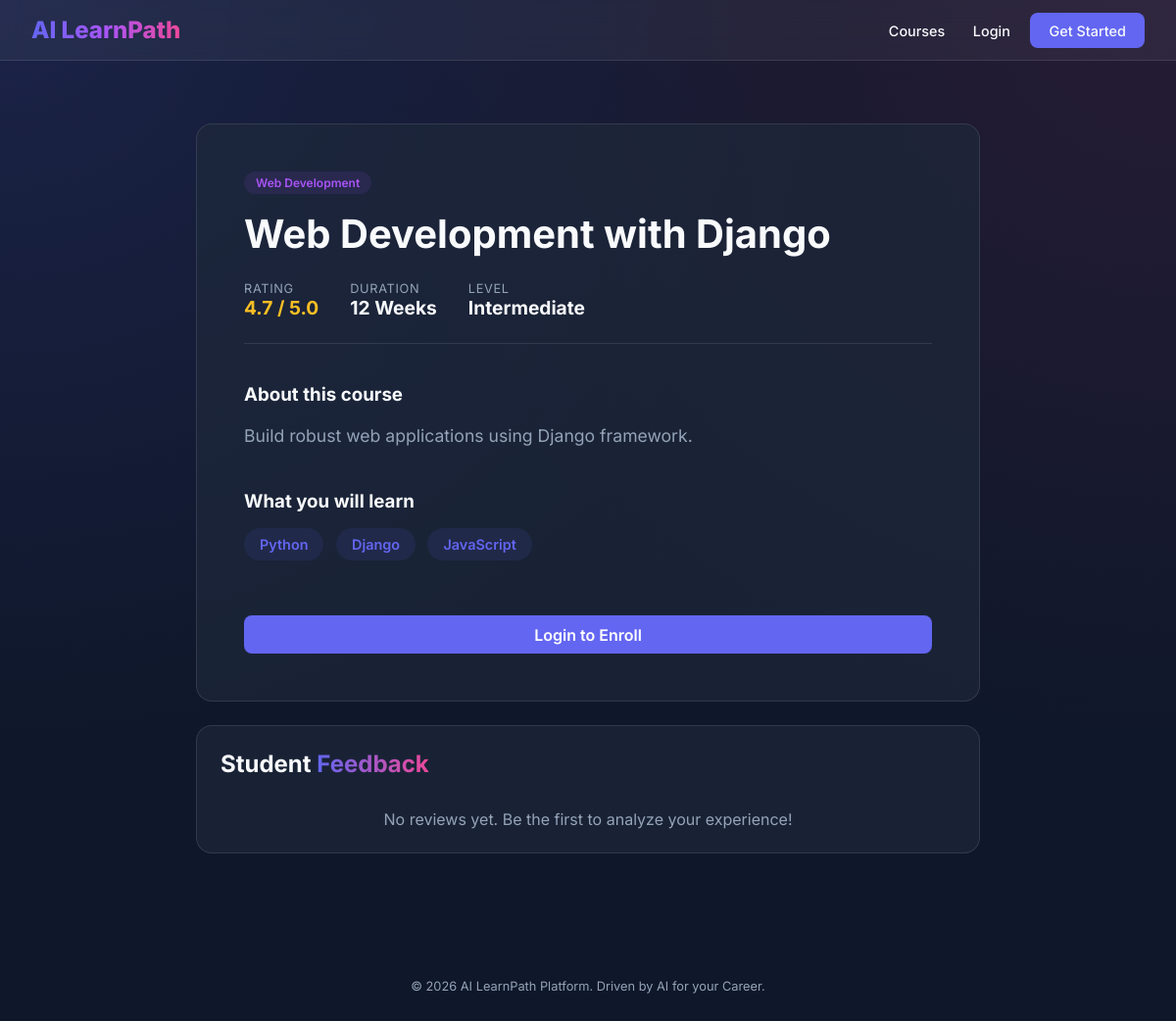
The app's page /course/3/ with its own data.
### core/models.py (models this page shows, shortened)
class Course(models.Model):
    title = models.CharField(max_length=200)
    description = models.TextField()
    category = models.CharField(max_length=100)
    skills_taught = models.ManyToManyField(Skill, related_name="courses")
    popularity_score = models.FloatField(default=0.0)
    image_url = models.CharField(max_length=500, blank=True, null=True)

class Skill(models.Model):
    name = models.CharField(max_length=100, unique=True)

### core/views.py (the view, shortened to what this page needs)
# urls.py: path('course/<int:pk>/', core_views.course_detail, name='course_detail'),
def course_detail(request, pk):
    course = get_object_or_404(Course, pk=pk)
    is_enrolled = False
    if request.user.is_authenticated:
        is_enrolled = Enrollment.objects.filter(student=request.user.studentprofile, course=course).exists()
    reviews = course.reviews.all().order_by('-created_at')
    return render(request, 'core/course_detail.html', {'course': course, 'is_enrolled': is_enrolled, 'reviews': reviews})

### templates/core/course_detail.html (shortened to what this page needs)
{% extends 'base.html' %}
{% block content %}
<div style="max-width: 800px; margin: 4rem auto;">
    <div class="card" style="padding: 3rem;">
        <span class="tag" style="background: rgba(168, 85, 247, 0.1); color: #a855f7; margin-bottom: 1rem;">{{ course.category }}</span>
        <h1 style="font-size: 2.5rem; margin-bottom: 1.5rem;">{{ course.title }}</h1>
        <div style="display: flex; gap: 2rem; margin-bottom: 2.5rem; border-bottom: 1px solid var(--glass-border); padding-bottom: 1.5rem;">
            <div>
                <div class="stat-label">Rating</div>
                <div style="color: #fbbf24; font-weight: 700; font-size: 1.2rem;">{{ course.popularity_score }} / 5.0</div>
            </div>
            <div>
                <div class="stat-label">Duration</div>
                <div style="font-weight: 700; font-size: 1.2rem;">12 Weeks</div>
            </div>
            <div>
                <div class="stat-label">Level</div>
                <div style="font-weight: 700; font-size: 1.2rem;">Intermediate</div>
            </div>
        </div>
        <h3 style="margin-bottom: 1rem;">About this course</h3>
        <p style="color: var(--text-muted); line-height: 1.7; font-size: 1.1rem; margin-bottom: 2.5rem;">
            {{ course.description }}
        </p>
        <h3 style="margin-bottom: 1rem;">What you will learn</h3>
        <div style="margin-bottom: 3rem;">
            {% for skill in course.skills_taught.all %}
                <span class="tag" style="font-size: 0.9rem; padding: 0.5rem 1rem;">{{ skill.name }}</span>
            {% endfor %}
        </div>
        {% if user.is_authenticated %}
            {% if is_enrolled %}
                <button class="btn-primary" style="width: 100%; opacity: 0.7; cursor: not-allowed;" disabled>Already Enrolled</button>
            {% else %}
                <a href="{% url 'enroll_course' course.id %}" class="btn-primary" style="width: 100%; display: block; text-align: center; text-decoration: none;">Enroll Now</a>
            {% endif %}
        {% else %}
            <a href="{% url 'login' %}" class="btn-primary" style="width: 100%; display: block; text-align: center; text-decoration: none;">Login to Enroll</a>
        {% endif %}
    </div>
    <div class="card">
        <h2 style="margin-bottom: 2rem;">Student <span class="gradient-text">Feedback</span></h2>
        <div class="reviews">
            {% for review in reviews %}
            <div style="margin-bottom: 2rem; padding: 1rem; background: rgba(255,255,255,0.03); border-radius: 0.5rem;">
                <div style="display: flex; justify-content: space-between; align-items: center; margin-bottom: 0.5rem;">
                    <strong>{{ review.student.user.username }}</strong>
                    <div>
                        <span class="tag" style="background:
                            {% if review.sentiment == 'Positive' %}rgba(34, 197, 94, 0.1){% elif review.sentiment == 'Negative' %}rgba(239, 68, 68, 0.1){% else %}rgba(148, 163, 184, 0.1){% endif %};
                            color: {% if review.sentiment == 'Positive' %}#22c55e{% elif review.sentiment == 'Negative' %}#ef4444{% else %}#94a3b8{% endif %};">
                            AI Sentiment: {{ review.sentiment }}
                        </span>
                        <span style="color: #fbbf24; font-weight: 700; margin-left: 1rem;">{{ review.rating }} ★</span>
                    </div>
                </div>
                <p style="color: var(--text-muted); font-size: 0.95rem;">{{ review.comment }}</p>
                <small style="color: rgba(255,255,255,0.2); font-size: 0.75rem;">{{ review.created_at|date:"M d, Y" }}</small>
            </div>
            {% empty %}
                <p style="color: var(--text-muted); text-align: center;">No reviews yet. Be the first to analyze your experience!</p>
            {% endfor %}
        </div>
    </div>
</div>
{% endblock %}

### static/css/style.css (style rules this page uses)
:root { --primary-color: #6366f1; --primary-hover: #4f46e5; --secondary-color: #ec4899; --bg-dark: #0f172a; --bg-card: rgba(30, 41, 59, 0.7); --text-main: #f8fafc; --text-muted: #94a3b8; --glass-border: rgba(255, 255, 255, 0.1); --glass-bg: rgba(255, 255, 255, 0.05); }
* { margin: 0; padding: 0; box-sizing: border-box; font-family: 'Inter', system-ui, -apple-system, sans-serif; }
body { background: var(--bg-dark); color: var(--text-main); min-height: 100vh; background-image: radial-gradient(at 0% 0%, rgba(99, 102, 241, 0.15) 0px, transparent 50%), radial-gradient(at 100% 0%, rgba(236, 72, 153, 0.1) 0px, transparent 50%); }
.btn-primary { background: var(--primary-color); color: white; padding: 0.6rem 1.2rem; border-radius: 0.5rem; border: none; font-weight: 600; cursor: pointer; transition: transform 0.2s, background 0.2s; }
.card { background: var(--bg-card); backdrop-filter: blur(8px); border: 1px solid var(--glass-border); border-radius: 1rem; padding: 1.5rem; margin-bottom: 1.5rem; transition: transform 0.3s ease; }
.tag { display: inline-block; padding: 0.25rem 0.75rem; border-radius: 9999px; background: rgba(99, 102, 241, 0.1); color: var(--primary-color); font-size: 0.75rem; font-weight: 600; margin-right: 0.5rem; margin-bottom: 0.5rem; }
.stat-label { font-size: 0.8rem; color: var(--text-muted); text-transform: uppercase; letter-spacing: 0.05em; }
.gradient-text { background: linear-gradient(to right, #6366f1, #ec4899); -webkit-background-clip: text; -webkit-text-fill-color: transparent; }

### records on screen
Course: category "Web Development", title "Web Development with Django", popularity_score "4.7", description "Build robust web applications using Django framework."
Skill: name "Python"
Skill: name "Django"
Skill: name "JavaScript"
